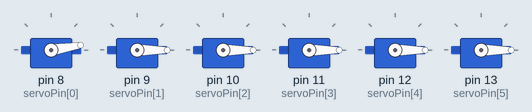
This sketch was run on a simulated Arduino Uno, built with avr-gcc and run on an emulated ATmega328P. On the bench: 6 × servo.

Above: at 0.15 s.
At 4.97 s:
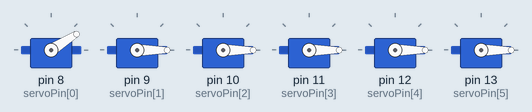
At 10.1 s:
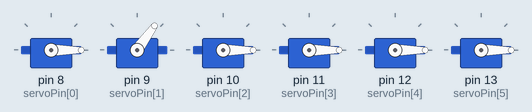
At 19.75 s:
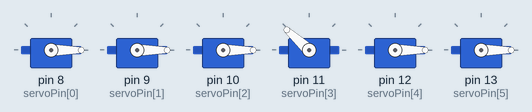
At 29.7 s:
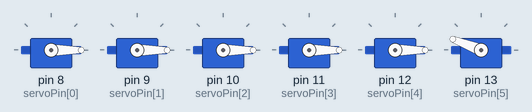
At 39.65 s:
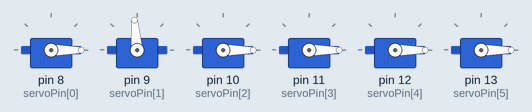
Timing chart, 0 to 40.0 s (numbered marks = the images above):
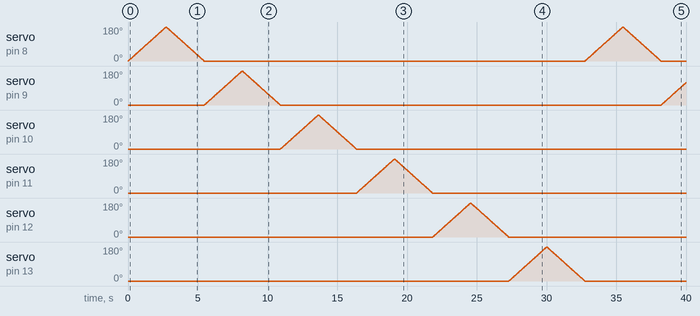

The sketch:

arduino_with_6_servos.ino
```cpp
#include <Servo.h>

int pos = 0;

const int nServos = 6;

Servo servos[nServos];

const int servoPin[nServos] = {8,9,10,11,12,13};

void setup()
{
  for(int i=0;i<nServos; i++){
  	servos[i].attach(servoPin[i]);
    servos[i].write(0);
  }
}

void loop() {
  for (int s=0; s<nServos; s++){
  for (pos = 0; pos <= 180; pos += 1) {
    servos[s].write(pos);
    delay(15);
  }
  for (pos = 180; pos >= 0; pos -= 1) {
    servos[s].write(pos);
    delay(15);
  }

  }
}
```

Measured:
- by itself, servo on pin 10 (servoPin[2]), servo on pin 11 (servoPin[3]), servo on pin 12 (servoPin[4]), servo on pin 13 (servoPin[5]): rises from 0° to 180° in 2.7 s, then falls to 0° in 2.7 s
